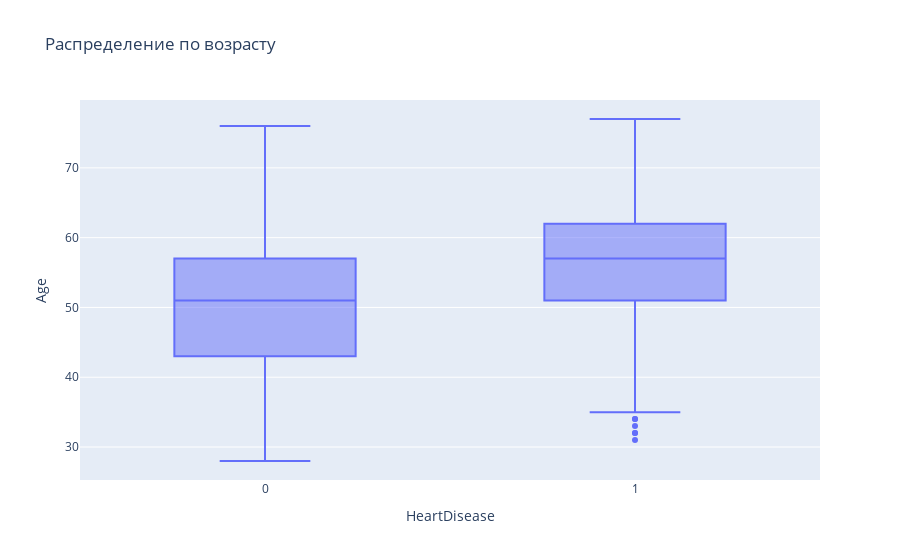

Notebook code for this chart:
### Markdown cell above
### Распределение по возрасту Age

### Code cell
fig = px.box(df,y="Age",x="HeartDisease",title=f"Распределение по возрасту")
fig.show()

### Figure 1 — Plotly figure (JSON) as saved in the notebook; plotly's stock layout.template omitted (floating-point values rounded to 4 significant figures; data arrays with more than 128 entries replaced by an {"elided": "..."} marker saying what was removed)
{"data": [{"alignmentgroup": "True", "hovertemplate": "HeartDisease=%{x}<br>Age=%{y}<extra></extra>", "legendgroup": "", "marker": {"color": "#636efa"}, "name": "", "notched": false, "offsetgroup": "", "orientation": "v", "showlegend": false, "type": "box", "x": {"elided": "918 int values"}, "x0": " ", "xaxis": "x", "y": {"elided": "918 int values"}, "y0": " ", "yaxis": "y"}], "layout": {"boxmode": "group", "legend": {"tracegroupgap": 0}, "title": {"text": "Распределение по возрасту"}, "xaxis": {"anchor": "y", "domain": [0, 1], "title": {"text": "HeartDisease"}}, "yaxis": {"anchor": "x", "domain": [0, 1], "title": {"text": "Age"}}}}
